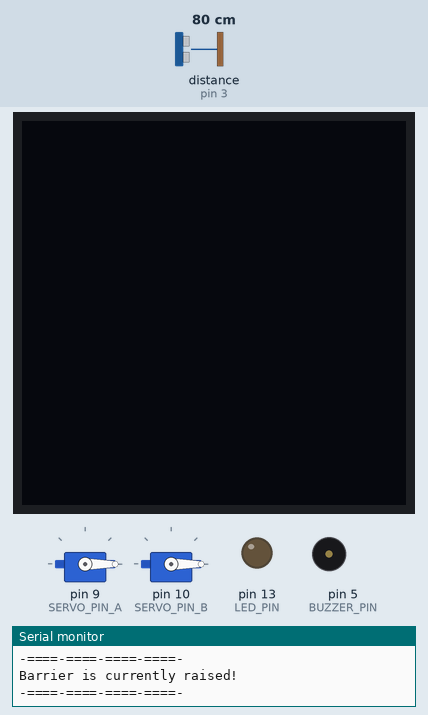
A sketch run on a simulated Arduino Uno, built with avr-gcc and run on an emulated ATmega328P. Parts: 2 × servo, 128×128 one-colour display, output pins drawn as LEDs (lit = HIGH), buzzer (waves = sounding), the last lines printed to the serial monitor. Dashed ring = blinking. The inputs (shaded band) are chosen by the test bench; at power-on: distance to the obstacle (sensor on pin 3) 80 cm. The echo pulse lasts 58.3 µs per cm.

Above: at 1.7 s.
1.8 s: distance to the obstacle (sensor on pin 3) set to 11 cm
3.8 s: distance to the obstacle (sensor on pin 3) set to 8 cm
At 4.96 s:
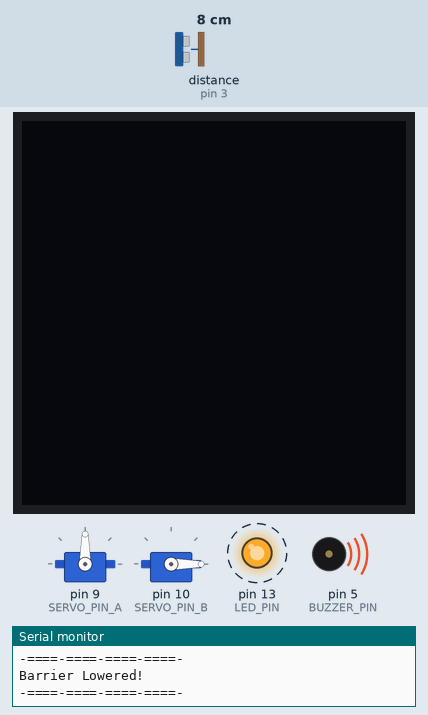
7.3 s: distance to the obstacle (sensor on pin 3) set to 18 cm
At 7.7 s:
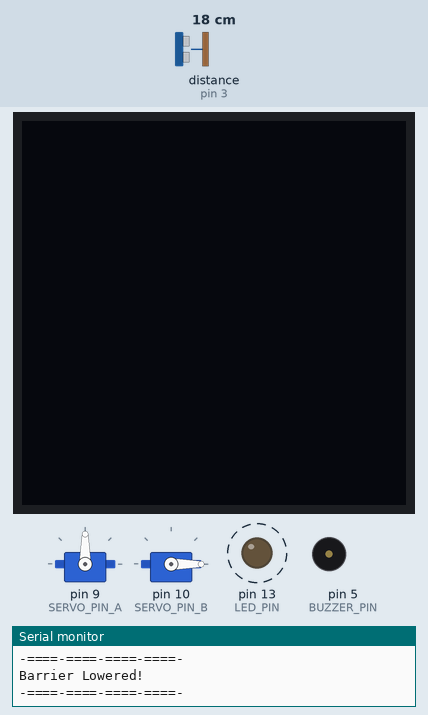
11.3 s: distance to the obstacle (sensor on pin 3) set to 2 cm
At 12.25 s:
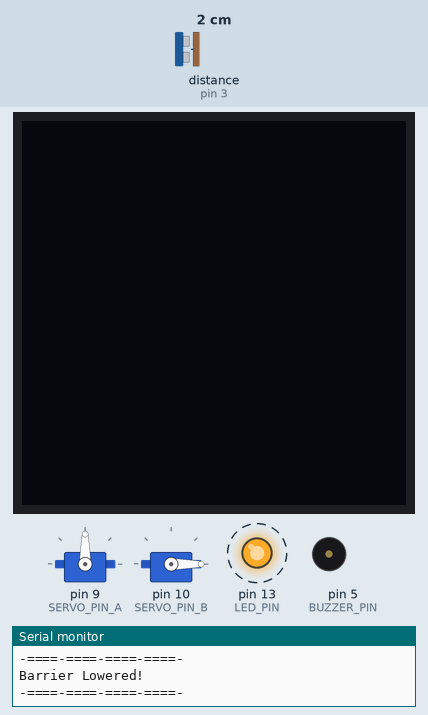
Timing chart, 0 to 15.8 s (numbered marks = the images above; inputs shaded):
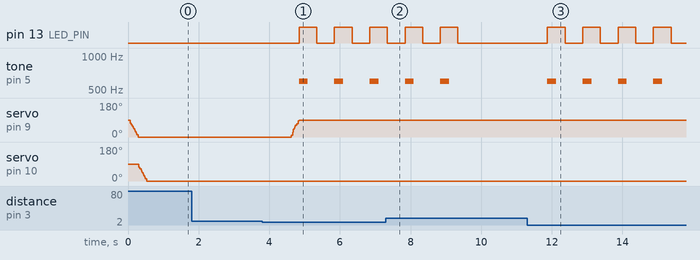

Measured:
- the behaviour switches between 10 and 9 cm on distance to the obstacle (sensor on pin 3) (found by bisection; images 0 and 1)
- after the input at 3.8 s, pin 13 (LED_PIN): alternates HIGH for 0.50 s and LOW for 0.50 s, starting after 1.0 s; tone on pin 5 (BUZZER_PIN): alternates 600 Hz for 0.25 s and silent for 0.75 s, starting after 1.0 s; servo on pin 9 (SERVO_PIN_A): moves from 0° to 90° over 0.22 s, starting after 0.82 s
- after the input at 7.3 s, pin 13 (LED_PIN): goes on until 9.3 s, then stays LOW; tone on pin 5 (BUZZER_PIN): goes on until 9.1 s, then stays silent
- after the input at 11.3 s, pin 13 (LED_PIN): alternates HIGH for 0.50 s and LOW for 0.50 s, starting after 0.58 s; tone on pin 5 (BUZZER_PIN): alternates 600 Hz for 0.25 s and silent for 0.75 s, starting after 0.58 s

The sketch:

FULL_FUNCTION_DEMO.ino
```cpp
// Must match baud on the serial monitor
#define BAUD_RATE 9600
#define RAISE_MESSAGE "raise"
#define LOWER_MESSAGE "lower"

// Connect through a 100 Ohm resistor
#define BUZZER_PIN 5

// https://github.com/gamegine/HCSR04-ultrasonic-sensor-lib
// This library needs to be downloaded and installed manually.
#include <HCSR04.h>
// Connect to pin marked as TRIG
#define SONIC_TRIGGER_PIN 2
// Connect to pin marked as ECHO
#define SONIC_ECHO_PIN 3
HCSR04 usSensor(SONIC_TRIGGER_PIN, SONIC_ECHO_PIN);

// https://github.com/netlabtoolkit/VarSpeedServo
// This library needs to be downloaded and installed manually.
#include <VarSpeedServo.h>
// Must be PWM Data pin
#define SERVO_PIN_A 9
#define SERVO_DEG_LOWERED_A 90
#define SERVO_DEG_RAISED_A 90
VarSpeedServo servo_A;
// Must be PWM Data pin
#define SERVO_PIN_B 10
#define SERVO_DEG_LOWERED_B 0
#define SERVO_DEG_RAISED_B 0
VarSpeedServo servo_B;

// https://github.com/olikraus/U8g2_Arduino
// These libraries need to be downloaded and installed manually.
#include <U8g2lib.h>
U8G2_SH1107_SEEED_128X128_1_SW_I2C u8g2(U8G2_R0, /* clock=*/ SCL, /* data=*/ SDA, /* reset=*/ U8X8_PIN_NONE);

// The flashing crossing LED
#define LED_PIN LED_BUILTIN
void setup() {
	setupSerial();
	setupBuzzer();
	setupServos();
	setupOLED();
	setupLED();
}

void loop() {
	if (isTrainPresent()) {
		trainLoop();
	} else {
		Serial.println("Barrier is currently raised!");
		Serial.println("-====-====-====-====-");
		if (checkSerialMessageLower())
			trainLoop();
		delay(1000);
	}
}

void setupSerial() {
	Serial.begin(BAUD_RATE);
	Serial.println("-====-====-====-====-");
	Serial.print("Serial Started at ");
	Serial.print(BAUD_RATE);
	Serial.println(" Baud");
	Serial.println("-====-====-====-====-");
}

void setupBuzzer(){
	pinMode(BUZZER_PIN, OUTPUT);
}

void setupServos() {
	Serial.println("Setup servo A and reset to 0 deg");
	servo_A.attach(SERVO_PIN_A);
	servo_A.write(0, 255, true);
	Serial.println("Setup servo B and reset to 0 deg");
	servo_B.attach(SERVO_PIN_B);
	servo_B.write(0, 255, true);
	Serial.println("-====-====-====-====-");
}

void setupOLED() {
    u8g2.begin();
	Serial.println("OLED initialized!");
	Serial.println("-====-====-====-====-");
}

void setupLED() {
	pinMode(LED_PIN, OUTPUT);
}

bool checkSerialMessageLower() {
	if (!Serial.available())
		return false;
	String message = Serial.readString(); // Expects a string to be sent, followed by a \n (enter key)
	message = message.substring(0, message.length() - 1);

	return message == LOWER_MESSAGE;
}

bool checkSerialMessageRaise() {
	if (!Serial.available())
		return false;
	String message = Serial.readString(); // Expects a string to be sent, followed by a \n (enter key)
	message = message.substring(0, message.length() - 1);

	return message == RAISE_MESSAGE;
}

bool isTrainPresent() {
	return usSensor.dist() < 10; // Train trigger distance of 10cm
}

void trainLoop() {
	lowerBarrier();
	while(1) {
		Serial.println("Barrier Lowered!");
		Serial.println("-====-====-====-====-");
		angryFiveSecondDelay();
		if (checkSerialMessageRaise() || !isTrainPresent())
			break;
	}
	raiseBarrier();
	Serial.println("Barrier Raised!");
	Serial.println("-====-====-====-====-");
}

void lowerBarrier() {
	servo_A.write(SERVO_DEG_LOWERED_A, 255, true);
	servo_B.write(SERVO_DEG_LOWERED_B, 255, true);
}

void raiseBarrier() {
	servo_A.write(SERVO_DEG_RAISED_A, 255, true);
	servo_B.write(SERVO_DEG_RAISED_B, 255, true);
}

// Blinks the LED and Plays the buzzewr
void angryFiveSecondDelay() {
	// This will repeat five times.
	for (int i = 0; i < 5; i++) {
		tone(BUZZER_PIN, 600, 250); // 600 Hz tone for 250 ms
		digitalWrite(LED_PIN, HIGH);
		delay(500);
		digitalWrite(LED_PIN, LOW);
		delay(500);
	}
}
```
